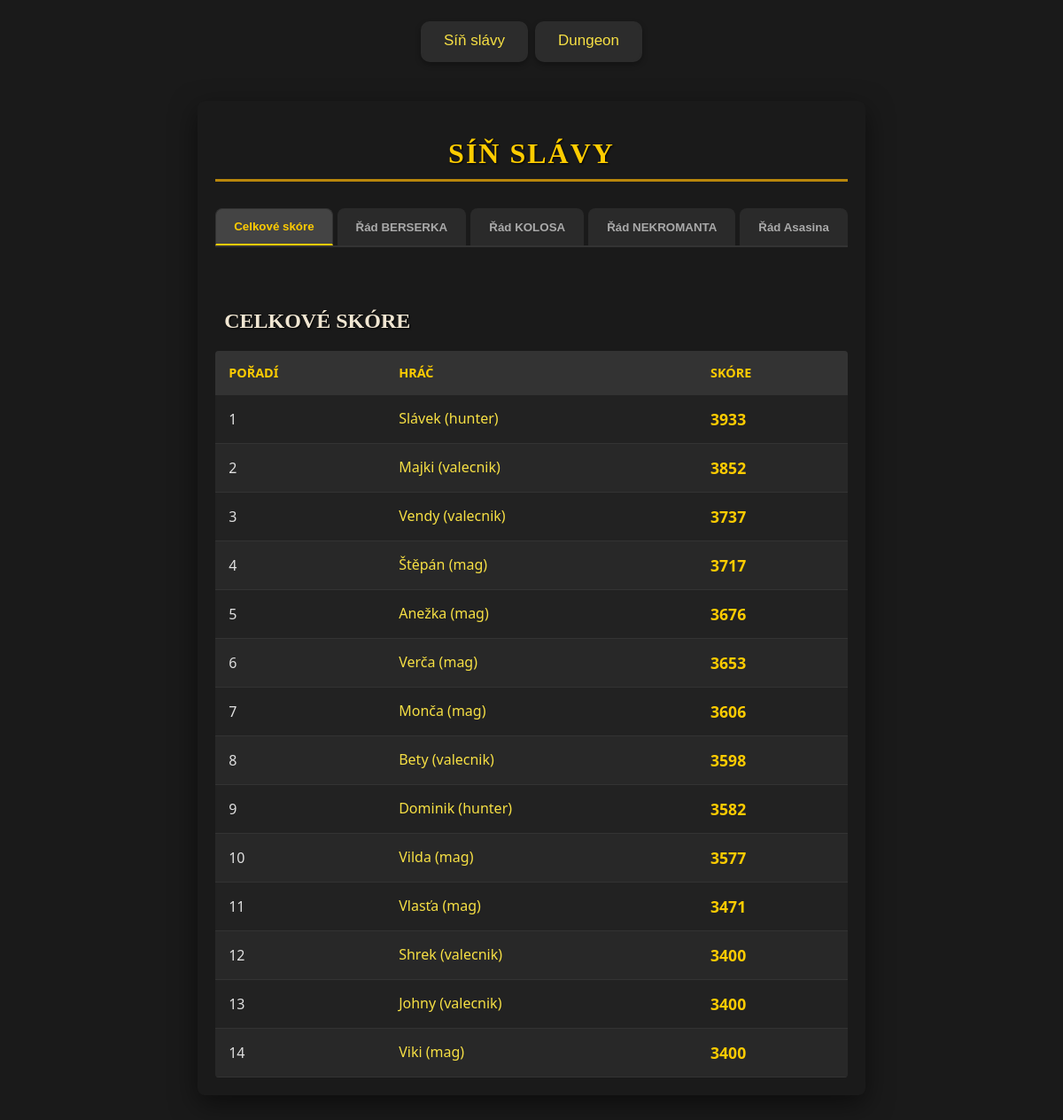
The app's page /leaderboard, older data.
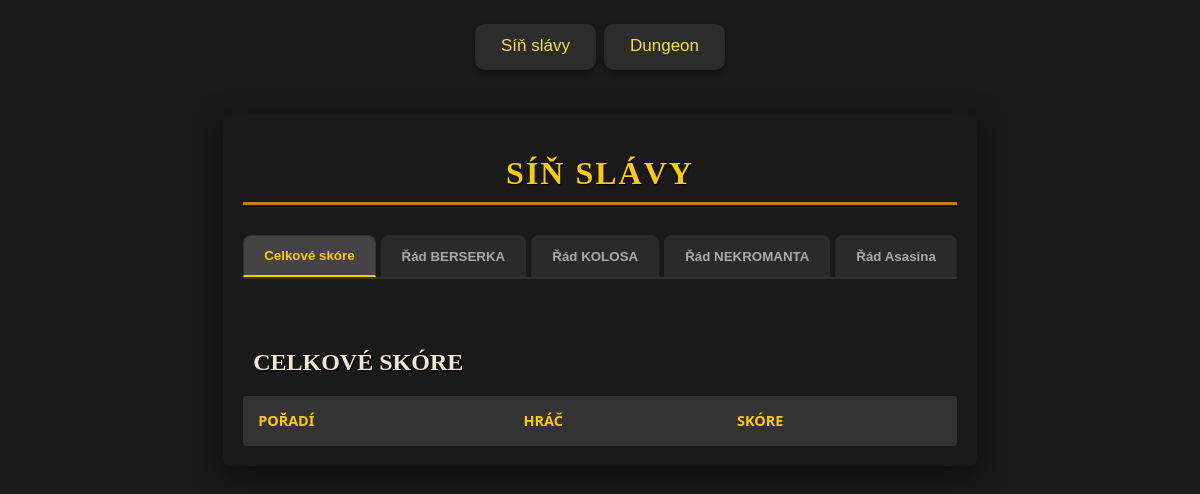
The same page, newer data.
### game/models.py (models this page shows, shortened)
class player(models.Model):
    profile_img = models.ImageField(upload_to='profile_images/', blank=True, null=True)
    role_img_id = models.IntegerField(blank=True, null=True) # 1 = mág, 2 = hunter, 3 = warrior
    gender = models.CharField(max_length=10, blank=True, null=True)
    active = models.BooleanField(default=False)
    name = models.CharField(max_length=100, blank=True)
    lvl = models.IntegerField(default=1, blank=True)
    xp = models.IntegerField(default=0, blank=True)
    xp_need = models.IntegerField(default=50, blank=True)
    score_dmg_delt = models.IntegerField(default=0, blank=True)
    score_dmg_taken = models.IntegerField(default=0, blank=True)
    score_death_counter = models.IntegerField(default=0, blank=True)
    score_best_dmg = models.IntegerField(default=0, blank=True)
    score = models.IntegerField(default=0, blank=True)
    quest_refresh = models.IntegerField(default=1)
    energie = models.IntegerField(default=200, blank=True, validators=[MinValueValidator(0), MaxValueValidator(200)])
    last_energy_update = models.DateTimeField(default=timezone.now)
    skill_points = models.IntegerField(default=0, blank=True)
    panak = models.IntegerField(default=0, blank=True)
    maly_kelimek = models.IntegerField(default=0, blank=True)
    velky_kelimek = models.IntegerField(default=0, blank=True)
    povolani = models.CharField(max_length=50, blank=True, default='nic')
    dmg = models.IntegerField(blank=True, default= 1)
    dmg_koef = models.FloatField(blank=True, default= 1)
    dmg_now = models.FloatField(blank=True, default= 1)
    armor = models.IntegerField(blank=True, default= 1)
    armor_koef = models.FloatField(blank=True, default= 1)
    armor_now = models.FloatField(blank=True, default= 1)
    hp = models.IntegerField(blank=True, default=1)
    hp_koef = models.FloatField(blank=True, default=1)
    hp_now = models.FloatField(blank=True, default=1)
    hp_actual_fight = models.IntegerField(blank=True, default=1)

### game/views.py (the view)
# urls.py: path('leaderboard', views.leaderboard, name='leaderboard'),
def leaderboard(request):
    all_players = player.objects.all().filter(active=True)
    all_achivements = achievements.objects.all().filter(player__active=True)
    total_dmg_delt = all_achivements.order_by('total_dmg_delt').reverse()
    total_dmg_taken = all_achivements.order_by('total_dmg_taken').reverse()
    death_counter = all_achivements.order_by('death_counter')
    best_dmg = all_achivements.order_by('best_dmg_delt').reverse()
    total_score = all_players.order_by('score').reverse()
    score_dmg_delt = all_players.order_by('score_dmg_delt').reverse()
    score_dmg_taken = all_players.order_by('score_dmg_taken').reverse()
    score_death_counter = all_players.order_by('score_death_counter').reverse()
    score_best_dmg = all_players.order_by('score_best_dmg').reverse()
    return render(request, 'game/leaderboard.html', {
        'all_players': all_players,
        'total_score': total_score,
        'score_dmg_delt': score_dmg_delt,
        'score_dmg_taken': score_dmg_taken,
        'score_death_counter': score_death_counter,
        'score_best_dmg': score_best_dmg,
        'total_dmg_delt': total_dmg_delt,
        'total_dmg_taken': total_dmg_taken,
        'death_counter': death_counter,
        'best_dmg': best_dmg,
        })

### game/templates/game/leaderboard.html (shortened to what this page needs)
{% extends "base.html" %}
{% load static %}
{% block styly %}
    <link rel="stylesheet" href="{% static 'game/leaderboard.css' %}">
{% endblock styly %}
{% block content %}
<div class="leaderboard-wrapper">
    <h1 class="leaderboard-title">Síň slávy</h1>
    <div class="leaderboard-tabs" style="margin-bottom: 20px;">
        <button class="tab-btn active" onclick="showLeaderboard('total_score')">Celkové skóre</button>
        <button class="tab-btn" onclick="showLeaderboard('dmg_delt')">Řád BERSERKA</button>
        <button class="tab-btn" onclick="showLeaderboard('dmg_taken')">Řád KOLOSA</button>
        <button class="tab-btn" onclick="showLeaderboard('death_counter')">Řád NEKROMANTA</button>
        <button class="tab-btn" onclick="showLeaderboard('best_dmg')">Řád Asasina</button>
    </div>
    <div class="leaderboard-content">
        <div id="total_score" class="leaderboard-pane active">
            <h2>Celkové skóre</h2>
            <table class="pnp-table">
                <thead>
                    <tr><th>Pořadí</th><th>Hráč</th><th>Skóre</th></tr>
                </thead>
                <tbody>
                    {% for p in total_score %}
                    <tr>
                        <td>{{ forloop.counter }}</td>
                        <td class="player-name"> <a href="{% url 'player_info' p.id %}">{{ p.name }} ({{ p.povolani }})</a></td>
                        <td class="value-highlight">{{ p.score }}</td>
                    </tr>
                    {% endfor %}
                </tbody>
            </table>
        </div>
    </div>
</div>
{% endblock content %}

Row changes from the older to the newer data that the page shows:
removed player: name "Slávek", povolani "hunter", score "3933"
removed player: name "Majki", povolani "valecnik", score "3852"
removed player: name "Vendy", povolani "valecnik", score "3737"
removed player: name "Štěpán", povolani "mag", score "3717"
removed player: name "Anežka", povolani "mag", score "3676"
removed player: name "Verča", povolani "mag", score "3653"
removed player: name "Monča", povolani "mag", score "3606"
removed player: name "Bety", povolani "valecnik", score "3598"
removed player: name "Dominik", povolani "hunter", score "3582"
removed player: name "Vilda", povolani "mag", score "3577"
removed player: name "Vlasťa", povolani "mag", score "3471"
removed player: name "Shrek", povolani "valecnik", score "3400"
removed player: name "Johny", povolani "valecnik", score "3400"
removed player: name "Viki", povolani "mag", score "3400"
